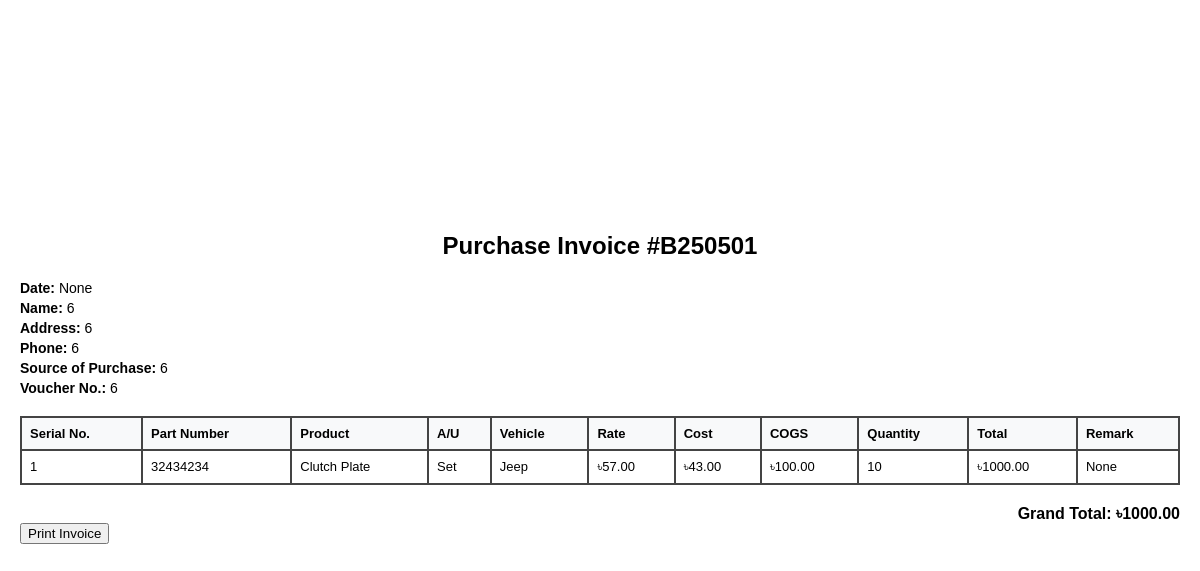
Page /purchase/invoice/print/1/ on the earlier database version.
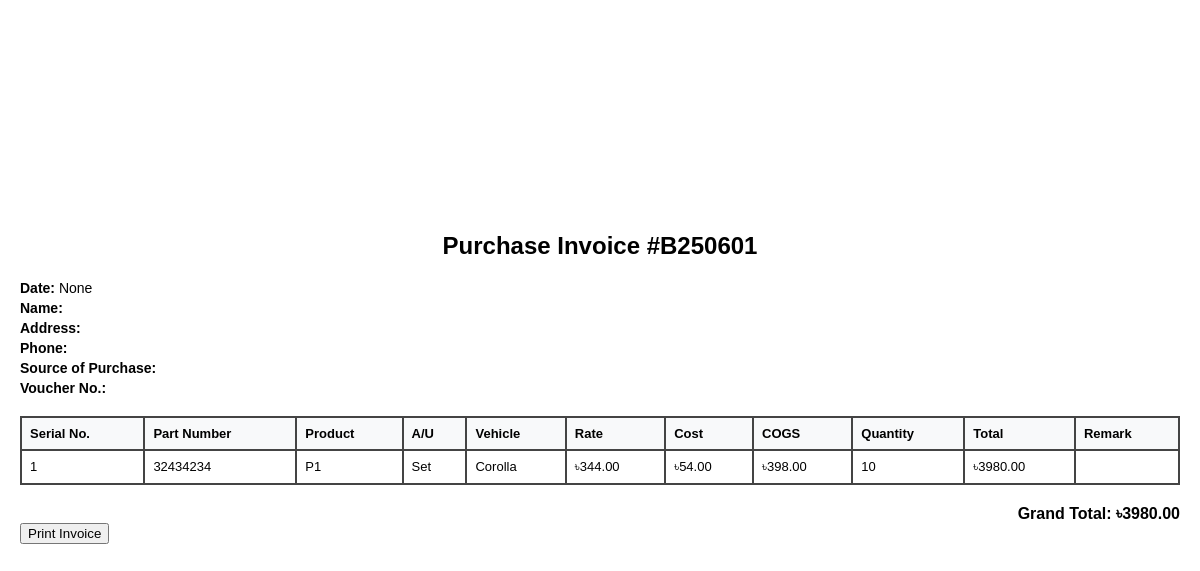
Same page on the later database version.
### inventory/models.py (models this page shows, shortened)
class PurchaseInvoice(models.Model):
    date = models.DateField()
    name = models.CharField(max_length=100)  # Name
    address = models.TextField()  # Address
    phone = models.CharField(max_length=15)  # Phone
    source_of_purchase = models.CharField(max_length=100)  # Source of Purchase
    voucher_no = models.CharField(max_length=50)  # Voucher No.
    received = models.BooleanField(default=False)  # Track if item is received
    invoice_number = models.CharField(max_length=20, unique=True, blank=True)

class PurchaseItem(models.Model):
    invoice = models.ForeignKey(PurchaseInvoice, on_delete=models.CASCADE)
    product = models.ForeignKey(Product, on_delete=models.CASCADE)
    rate = models.DecimalField(max_digits=10, decimal_places=2)
    cost = models.DecimalField(max_digits=10, decimal_places=2)
    quantity = models.PositiveIntegerField()
    received = models.BooleanField(default=False)  # Track if item is received
    remark = models.TextField(null=True, blank=True)
    @property
    def chs(self):
        return self.rate + self.cost
    @property
    def total(self):
        return self.chs * self.quantity

class Product(models.Model):
    name = models.CharField(max_length=100)
    part_number = models.CharField(max_length=100, unique=True)
    au = models.BooleanField(default=False)  # A/U: Boolean Yes/No
    vehicle = models.CharField(max_length=100, blank=True)  # Vehicle field (optional)

### inventory/views.py (the view)
# urls.py: path('purchase/invoice/print/<int:invoice_id>/', views.purchase_invoice_print_view, name='purchase_invoice_print'),
def purchase_invoice_print_view(request, invoice_id):
    invoice = get_object_or_404(PurchaseInvoice, id=invoice_id)
    items = invoice.purchaseitem_set.all()
    total = sum(item.total for item in items)
    return render(request, 'inventory/purchase_invoice_print.html', {
        'invoice': invoice,
        'items': items,
        'total': total
    })

### inventory/templates/inventory/purchase_invoice_print.html (shortened to what this page needs)
<!DOCTYPE html>
<html lang="en">
<head>
</head>
<body>
  <div class=""><br><br><br><br><br><br><br><br><br><br><br><br>
    <h2>Purchase Invoice #{{ invoice.invoice_number }}</h2>
    <div class="invoice-details">
      <p><strong>Date:</strong> {{ invoice.date }}</p>
      <p><strong>Name:</strong> {{ invoice.name }}</p>
      <p><strong>Address:</strong> {{ invoice.address }}</p>
      <p><strong>Phone:</strong> {{ invoice.phone }}</p>
      <p><strong>Source of Purchase:</strong> {{ invoice.source_of_purchase }}</p>
      <p><strong>Voucher No.:</strong> {{ invoice.voucher_no }}</p>
    </div>
    <table>
      <thead>
        <tr>
          <th>Serial No.</th>
          <th>Part Number</th>
          <th>Product</th>
          <th>A/U</th>
          <th>Vehicle</th>
          <th>Rate</th>
          <th>Cost</th>
          <th>COGS</th>
          <th>Quantity</th>
          <th>Total</th>
          <th>Remark</th>
        </tr>
      </thead>
      <tbody>
        {% for item in items %}
        <tr>
          <td>{{ forloop.counter }}</td>
          <td>{{ item.product.part_number }}</td>
          <td>{{ item.product.name }}</td>
          <td>{% if item.product.au %}Set{% else %}No{% endif %}</td>
          <td>{{ item.product.vehicle }}</td>
          <td>৳{{ item.rate }}</td>
          <td>৳{{ item.cost }}</td>
          <td>৳{{ item.chs }}</td>
          <td>{{ item.quantity }}</td>
          <td>৳{{ item.total }}</td>
          <td>{{ item.remark }}</td>
        </tr>
        {% endfor %}
      </tbody>
    </table>
    <div class="grand-total">
      <strong>Grand Total: ৳{{ total }}</strong>
    </div>
    <button onclick="window.print()" class="btn btn-primary">Print Invoice</button>
  </div>
</body>
</html>

Differences in the rows shown:
changed PurchaseInvoice "None": invoice_number "B250501" → "B250601"; name "6" → (not shown); address "6" → (not shown); phone "6" → (not shown); source_of_purchase "6" → (not shown); voucher_no "6" → (not shown)
changed PurchaseItem: product.name "Clutch Plate" → "P1"; product.vehicle "Jeep" → "Corolla"; rate "57.00" → "344.00"; cost "43.00" → "54.00"; chs "100.00" → "398.00"; total "1000.00" → "3980.00"; remark "None" → (not shown)
Other differences:
{{ total }}: "1000.00" → "3980.00"
